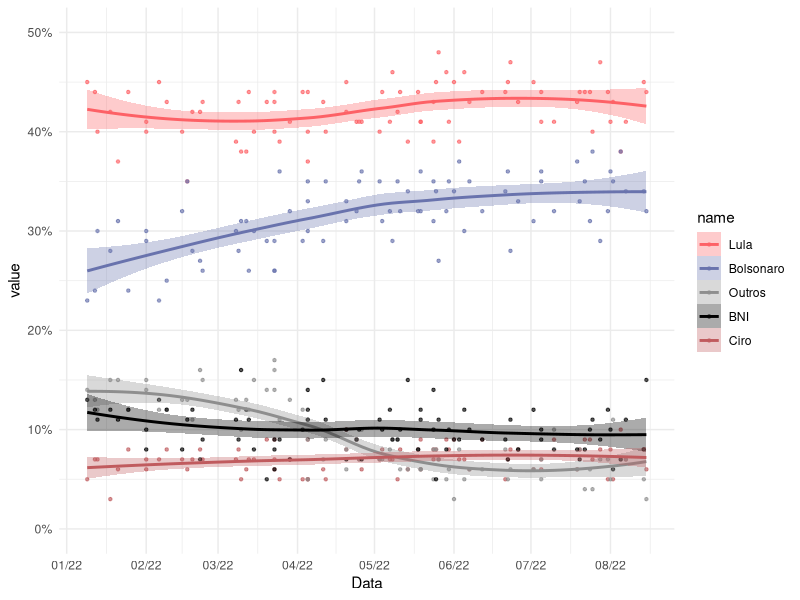
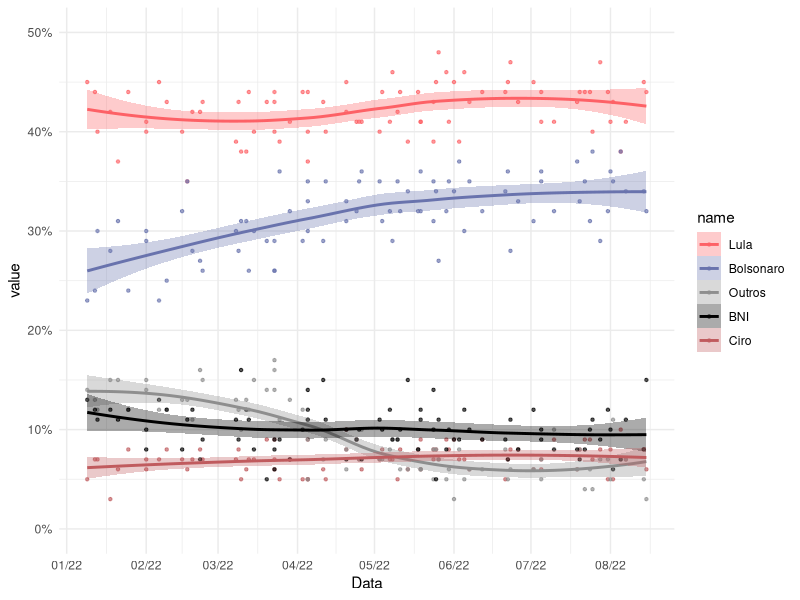

Write the R code that produced these figures, in order.

# Configurar --------------------------------------------------------------

#-- bibliotecas
library(readxl)
library(tidyverse)
library(lubridate)

#-- lista de pesquisas
pesq <- read_csv("pesquisas_1t.csv")

# Grafico -----------------------------------------------------------------

#-- argumento que controla o quão suave é a linah
span=.90

#-- gerar estimativas
results <- pesq %>%
  mutate(Tebet = replace_na(Tebet, 0)) %>% 
  mutate(Data = as.Date(Data),
         Outros = Tebet+Outros) %>% 
  pivot_longer(cols=c(Lula:Ciro, Outros:BNI)) %>% 
  mutate(value = value/100) %>% 
  # retirar institutos de pesquisa
  filter(!(Instituto%in%c("Sigma"))) %>% 
  mutate(Data=as.numeric(Data)) %>% 
  nest(-name) %>%
  mutate(
    # loess calculation 
    m = purrr::map(data, loess,
                   formula = value ~ Data, span = span),
    # valores previstos
    fitted = purrr::map(m, `[[`, "fitted")) %>% 
  select(-m) %>%
  unnest()

# Cores dos candidatos
col=c( "#fd6166", "#6973ad",
       "#8E8E8E","#000000","#c05b5e")

results %>% 
  mutate(Data = as.Date(Data, origin="1970/1/1"),
         name = fct_relevel(name, "Lula", "Bolsonaro",
                "Outros", "BNI", "Ciro")) %>% 
  ggplot(aes(x = Data, y = value, group = name, color = name)) +
  geom_point(alpha=.66, size=.85) +
  #-- line e smooth geram a mesma linha aqui
  #-- smooth até gerar o s.e. automaticamente
  #geom_line(aes(y = fitted), size=1) +
  geom_smooth(se=T, alpha=.33, span=span, aes(fill=name)) +
  scale_fill_manual(
    values=col) +
  scale_color_manual(values=col) +
  scale_y_continuous(limits=c(0,.5), labels=scales::percent) +
  scale_x_date(date_breaks = "1 month", date_labels = "%m/%y") +
  theme_minimal()

ggsave(paste0("./pdf/", Sys.time(), "_NL.pdf"), width=8, height=8)


#-- resultados gerais
results %>% 
  filter(Data==max(Data)) %>% 
  mutate(Data = as.Date(Data, origin="1970/1/1"))  %>% 
  mutate(name = fct_relevel(name, "Lula", "Bolsonaro",
         "Ciro", "BNI", "Outros")) %>%
  group_by(name) %>% 
  summarise(mean=mean(fitted)) %>% 
  mutate(mean=paste0(round(mean*100,1), "%")) 
